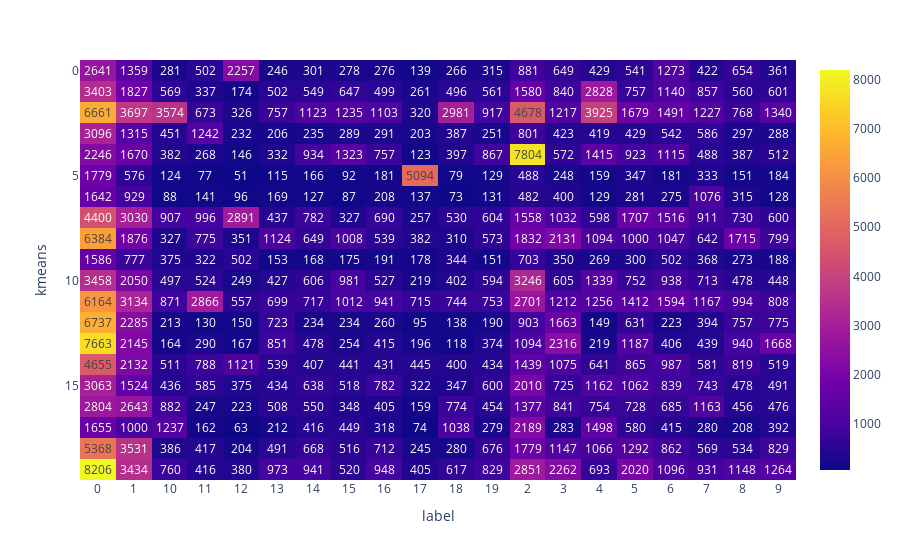

The code cell stored with this chart in its notebook:
### Code cell
%%time
fig = px.imshow(
    us_train_sentence_embedding.groupby("kmeans")["label"].value_counts().unstack(fill_value=0),
    text_auto=True, aspect='sdf')
fig.show()

### Figure 1 — Plotly figure (JSON) as saved in the notebook; plotly's stock layout.template omitted (floating-point values rounded to 4 significant figures; data arrays with more than 128 entries replaced by an {"elided": "..."} marker saying what was removed)
{"data": [{"coloraxis": "coloraxis", "hovertemplate": "label: %{x}<br>kmeans: %{y}<br>color: %{z}<extra></extra>", "name": "0", "texttemplate": "%{z}", "type": "heatmap", "x": ["0", "1", "10", "11", "12", "13", "14", "15", "16", "17", "18", "19", "2", "3", "4", "5", "6", "7", "8", "9"], "xaxis": "x", "y": [0, 1, 2, 3, 4, 5, 6, 7, 8, 9, 10, 11, 12, 13, 14, 15, 16, 17, 18, 19], "yaxis": "y", "z": {"elided": "20x20 int values"}}], "layout": {"coloraxis": {"colorscale": [[0, "#0d0887"], [0.1111, "#46039f"], [0.2222, "#7201a8"], [0.3333, "#9c179e"], [0.4444, "#bd3786"], [0.5556, "#d8576b"], [0.6667, "#ed7953"], [0.7778, "#fb9f3a"], [0.8889, "#fdca26"], [1, "#f0f921"]]}, "margin": {"t": 60}, "xaxis": {"anchor": "y", "domain": [0, 1], "title": {"text": "label"}}, "yaxis": {"anchor": "x", "autorange": "reversed", "domain": [0, 1], "title": {"text": "kmeans"}}}}
